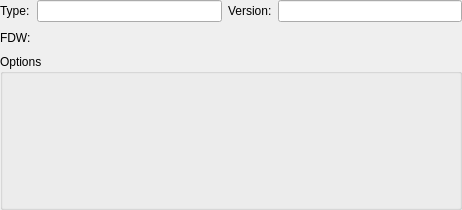
<?xml version="1.0" encoding="UTF-8"?>
<ui version="4.0">
 <class>ForeignServerWidget</class>
 <widget class="QWidget" name="ForeignServerWidget">
  <property name="geometry">
   <rect>
    <x>0</x>
    <y>0</y>
    <width>462</width>
    <height>210</height>
   </rect>
  </property>
  <property name="minimumSize">
   <size>
    <width>0</width>
    <height>0</height>
   </size>
  </property>
  <layout class="QGridLayout" name="server_grid">
   <property name="leftMargin">
    <number>0</number>
   </property>
   <property name="topMargin">
    <number>0</number>
   </property>
   <property name="rightMargin">
    <number>0</number>
   </property>
   <property name="bottomMargin">
    <number>0</number>
   </property>
   <item row="0" column="1">
    <widget class="QLineEdit" name="type_edt"/>
   </item>
   <item row="0" column="2">
    <widget class="QLabel" name="version_lbl">
     <property name="sizePolicy">
      <sizepolicy hsizetype="Fixed" vsizetype="Preferred">
       <horstretch>0</horstretch>
       <verstretch>0</verstretch>
      </sizepolicy>
     </property>
     <property name="minimumSize">
      <size>
       <width>0</width>
       <height>0</height>
      </size>
     </property>
     <property name="text">
      <string>Version:</string>
     </property>
    </widget>
   </item>
   <item row="1" column="0">
    <widget class="QLabel" name="fdw_lbl">
     <property name="sizePolicy">
      <sizepolicy hsizetype="Fixed" vsizetype="Preferred">
       <horstretch>0</horstretch>
       <verstretch>0</verstretch>
      </sizepolicy>
     </property>
     <property name="minimumSize">
      <size>
       <width>0</width>
       <height>0</height>
      </size>
     </property>
     <property name="text">
      <string>FDW:</string>
     </property>
    </widget>
   </item>
   <item row="0" column="0">
    <widget class="QLabel" name="type_lbl">
     <property name="sizePolicy">
      <sizepolicy hsizetype="Fixed" vsizetype="Preferred">
       <horstretch>0</horstretch>
       <verstretch>0</verstretch>
      </sizepolicy>
     </property>
     <property name="minimumSize">
      <size>
       <width>0</width>
       <height>0</height>
      </size>
     </property>
     <property name="text">
      <string>Type:</string>
     </property>
    </widget>
   </item>
   <item row="0" column="3">
    <widget class="QLineEdit" name="version_edt"/>
   </item>
   <item row="2" column="0" colspan="4">
    <widget class="QGroupBox" name="options_gb">
     <property name="title">
      <string>Options</string>
     </property>
    </widget>
   </item>
   <item row="1" column="1" colspan="3">
    <widget class="QWidget" name="fdw_wgt" native="true">
     <property name="sizePolicy">
      <sizepolicy hsizetype="Preferred" vsizetype="Fixed">
       <horstretch>0</horstretch>
       <verstretch>0</verstretch>
      </sizepolicy>
     </property>
     <property name="minimumSize">
      <size>
       <width>0</width>
       <height>20</height>
      </size>
     </property>
    </widget>
   </item>
  </layout>
 </widget>
 <resources/>
 <connections/>
</ui>
